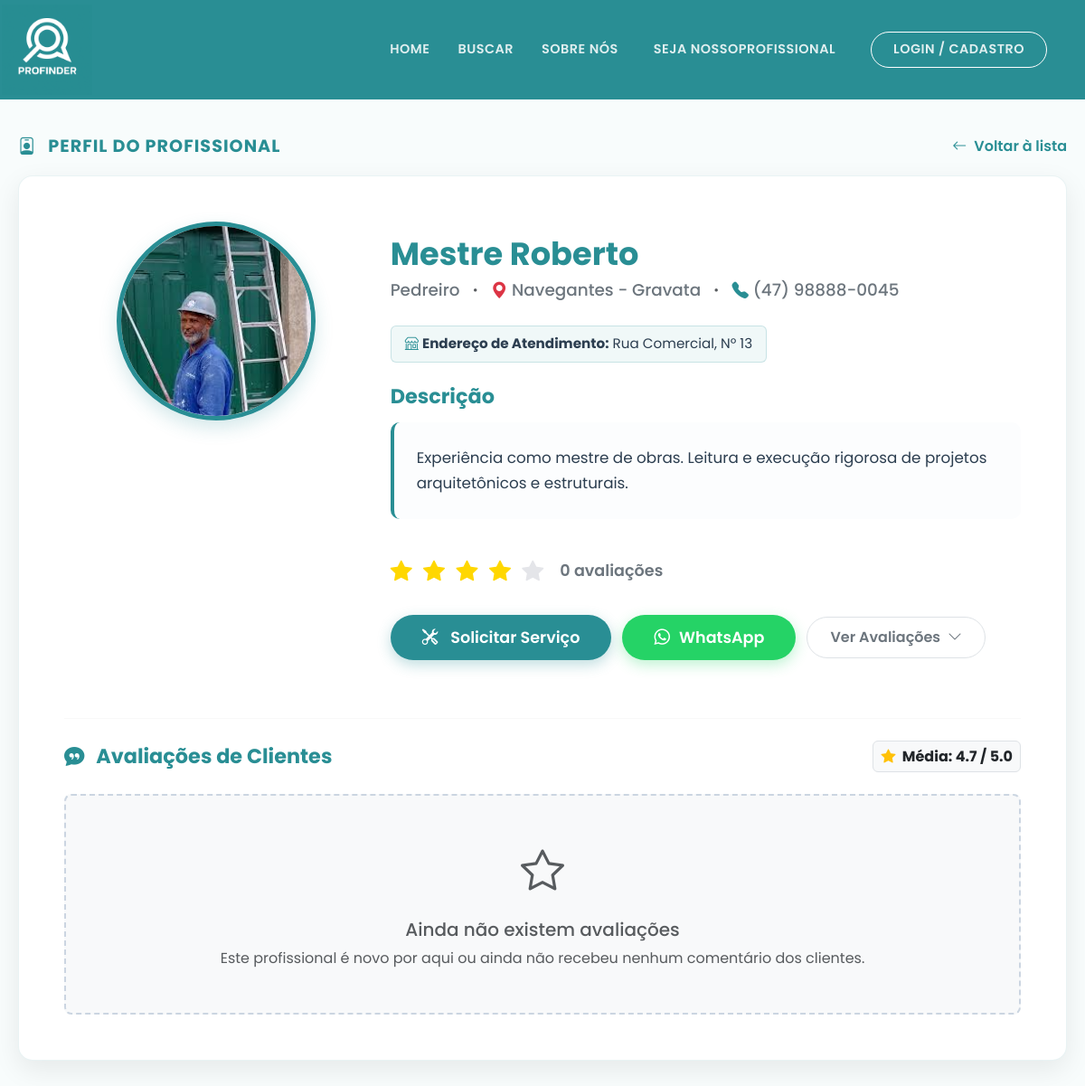
The page /perfil/4 on the database its author committed.
### app.py (models this page shows, shortened)
class Profissional(db.Model, UserMixin):
    id = db.Column(db.Integer, primary_key=True)
    nome = db.Column(db.String(100), nullable=False)
    cpf = db.Column(db.String(11), unique=True, nullable=False)
    email = db.Column(db.String(120), unique=True, nullable=False)
    senha = db.Column(db.String(128), nullable=False)
    telefone = db.Column(db.String(20), nullable=True)
    profissao = db.Column(db.String(50), nullable=False)
    cidade = db.Column(db.String(100), nullable=False)
    regiao = db.Column(db.String(100), nullable=False)
    endereco_fixo = db.Column(db.String(255), nullable=True)
    descricao = db.Column(db.Text, nullable=True)
    avaliacao = db.Column(db.Float, default=5.0)
    foto = db.Column(db.String(255), default='https://cdn-icons-png.flaticon.com/512/3135/3135715.png')
    tipo_conta = db.Column(db.String(20), default='profissional')
    trabalhos = db.relationship('Portfolio', backref='profissional', lazy=True, cascade='all, delete-orphan')
    solicitacoes_recebidas = db.relationship('SolicitacaoServico', backref='profissional_solicitado', lazy=True, cascade='all, delete-orphan')

### app.py (the view)
@app.route('/perfil/<int:id>')
def perfil(id):
    profissional_selecionado = Profissional.query.get_or_404(id)
    trabalhos_portfolio = Portfolio.query.filter_by(profissional_id=id).all()
    avaliacoes = Avaliacao.query.filter_by(profissional_id=id).order_by(Avaliacao.data_avaliacao.desc()).all()
    return render_template('perfil.html', profissional=profissional_selecionado, portfolio=trabalhos_portfolio, avaliacoes=avaliacoes)

### app/templates/perfil.html (shortened to what this page needs)
<!DOCTYPE html>
<html lang="pt-BR">
<head>
    <link href="https://cdn.jsdelivr.net/npm/bootstrap@5.3.2/dist/css/bootstrap.min.css" rel="stylesheet">
    <link rel="stylesheet" href="https://cdn.jsdelivr.net/npm/bootstrap-icons@1.11.1/font/bootstrap-icons.css">
</head>
<body>
    <nav class="navbar navbar-expand-lg navbar-profinder sticky-top">
        <div class="container">
            <a class="navbar-brand" href="{{ url_for('index') }}" title="Sair / Voltar ao Início">
                <img src="{{ url_for('static', filename='img/logo-nome.png') }}" alt="Logo ProFinder">
            </a>
            <div class="collapse navbar-collapse justify-content-end" id="navbarNav">
                <ul class="navbar-nav align-items-center">
                    <li class="nav-item"><a class="nav-link" href="{{ url_for('index') }}">Home</a></li>
                    <li class="nav-item"><a class="nav-link" href="{{ url_for('busca_servicos') }}">Buscar</a></li>
                    <li class="nav-item"><a class="nav-link" href="{{ url_for('sobre') }}">Sobre Nós</a></li>
                    {% if current_user.is_authenticated %}
                    <li class="nav-item ms-lg-3 mt-3 mt-lg-0 d-none d-lg-block">
                        <a href="{{ url_for('meu_perfil') }}" class="nav-link"
                            style="text-transform: none; font-size: 0.95rem;" title="Acessar Meu Perfil">
                            Olá, <strong>{{ current_user.nome.split()[0] }}</strong>
                        </a>
                    </li>
                    <li class="nav-item d-lg-none mt-2">
                        <a class="nav-link" href="{{ url_for('meu_perfil') }}">Meu Perfil</a>
                    </li>
                    <li class="nav-item ms-lg-2 mt-2 mt-lg-0">
                        <a class="nav-link btn-login-nav border border-white rounded-pill px-4"
                            href="{{ url_for('logout') }}" style="background-color: rgba(255,255,255,0.1);">Sair</a>
                    </li>
                    {% else %}
                    <li class="nav-item ms-lg-2">
                        <a class="nav-link" href="{{ url_for('cadastro_profissional') }}">
                            Seja NossoProfissional
                        </a>
                    </li>
                    <li class="nav-item ms-lg-3 mt-3 mt-lg-0">
                        <a class="nav-link btn-login-nav border border-white rounded-pill px-4"
                            href="{{ url_for('login') }}">
                            Login / Cadastro
                        </a>
                    </li>
                    {% endif %}
                </ul>
            </div>
        </div>
    </nav>
    <main class="container main-container">
        <div class="cabecalho-perfil">
            <h2 class="titulo-secao"><i class="bi bi-person-badge me-2"></i> Perfil do Profissional</h2>
            <a href="javascript:history.back()" class="btn-voltar">
                <i class="bi bi-arrow-left"></i> Voltar à lista
            </a>
        </div>
        <div class="card-perfil">
            <div class="row">
                <div class="col-md-4 text-center mb-4 mb-md-0">
                    <div class="foto-perfil-container">
                        <img src="{{ profissional.foto }}" alt="Foto de {{ profissional.nome }}">
                    </div>
                </div>
                <div class="col-md-8">
                    <h1 class="nome-profissional">{{ profissional.nome }}</h1>
                    <div class="info-basica">
                        <span>{{ profissional.profissao }}</span>
                        <i class="bi bi-dot text-muted"></i>
                        <span><i class="bi bi-geo-alt-fill text-danger"></i>
                            {% if profissional.regiao == 'todas' %}
                            {{ profissional.cidade }} (Toda a região)
                            {% else %}
                            {{ profissional.cidade }} - {{ profissional.regiao.replace('_', ' ').title() }}
                            {% endif %}
                        </span>
                        {% if profissional.telefone %}
                        <i class="bi bi-dot text-muted"></i>
                        <span><i class="bi bi-telephone-fill" style="color: var(--cor-primaria);"></i> {{
                            profissional.telefone }}</span>
                        {% endif %}
                    </div>
                    {% if profissional.endereco_fixo %}
                    <div class="endereco-fixo mb-4">
                        <span
                            style="color: var(--cor-texto-escuro); font-size: 0.95rem; background-color: #f0f8f8; padding: 8px 15px; border-radius: 6px; display: inline-block; border: 1px solid rgba(41, 142, 148, 0.2);">
                            <i class="bi bi-shop" style="color: var(--cor-primaria);"></i> <strong>Endereço de
                                Atendimento:</strong> {{ profissional.endereco_fixo }}
                        </span>
                    </div>
                    {% endif %}
                    <h3 class="titulo-descricao">Descrição</h3>
                    <p class="texto-descricao">
                        {{ profissional.descricao | default("Profissional qualificado e altamente recomendado pela
                        comunidade ProFinder. Especialista na sua área de atuação, sempre com foco em entregar o melhor
                        resultado para os clientes.", true) }}
                    </p>
                    <div class="bloco-avaliacoes">
                        <div class="estrelas">
                            {% for i in range(5) %}
                            {% if i < profissional.avaliacao|int %} <i class="bi bi-star-fill"></i>
                                {% else %}
                                <i class="bi bi-star-fill estrela-vazia"></i>
                                {% endif %}
                                {% endfor %}
                        </div>
                        <span class="numero-avaliacoes">
                            {{ avaliacoes|length }} avaliações
                        </span>
                    </div>
                    <div class="botoes-acao mb-3">
                        {% if current_user.is_authenticated and current_user.tipo_conta == 'cliente' %}
                        <button type="button" class="btn-mensagem" data-bs-toggle="modal"
                            data-bs-target="#modalSolicitacao">
                            <i class="bi bi-tools me-1"></i> Solicitar Serviço
                        </button>
                        {% elif not current_user.is_authenticated %}
                        <button type="button" class="btn-mensagem" data-bs-toggle="modal"
                            data-bs-target="#modalAvisoLogin">
                            <i class="bi bi-tools me-1"></i> Solicitar Serviço
                        </button>
                        {% else %}
                        <button type="button" class="btn-mensagem"
                            onclick="alert('Apenas clientes podem solicitar serviços. Por favor, inicie sessão com uma conta de cliente.')"
                            style="opacity: 0.7;">
                            <i class="bi bi-tools me-1"></i> Solicitar Serviço
                        </button>
                        {% endif %}
                        {% if profissional.telefone %}
                        <a href="https://wa.me/55{{ profissional.telefone | replace(' ', '') | replace('-', '') | replace('(', '') | replace(')', '') }}"
                            target="_blank" class="btn-mensagem"
                            style="background-color: #25D366; border: none; box-shadow: 0 5px 15px rgba(37, 211, 102, 0.3);">
                            <i class="bi bi-whatsapp"></i> WhatsApp
                        </a>
                        {% else %}
                        <button type="button" class="btn-mensagem" data-bs-toggle="modal"
                            data-bs-target="#modalSemTelefone"
                            style="background-color: #95a5a6; border: none; box-shadow: none;">
                            <i class="bi bi-telephone-x"></i> Sem Telefone
                        </button>
                        {% endif %}
                        <a href="#secaoAvaliacoes" class="btn-avaliacoes">
                            Ver Avaliações <i class="bi bi-chevron-down"></i>
                        </a>
                    </div>
                </div>
            </div>
            <hr class="mt-5 mb-4" style="border-color: rgba(0,0,0,0.1);" id="secaoAvaliacoes">
            <div class="d-flex justify-content-between align-items-center mb-4 flex-wrap gap-3">
                <h3 class="titulo-descricao mb-0"><i class="bi bi-chat-quote-fill me-2"></i> Avaliações de Clientes</h3>
                <span class="badge bg-light text-dark border p-2" style="font-size: 1rem;">
                    <i class="bi bi-star-fill text-warning me-1"></i> Média: {{ profissional.avaliacao }} / 5.0
                </span>
            </div>
            {% if avaliacoes %}
            <div class="row row-cols-1 g-4 mb-2">
                {% for av in avaliacoes %}
                <div class="col">
                    <div class="card border-0 shadow-sm"
                        style="border-radius: 12px; background-color: #f8fcfc; border-left: 4px solid var(--cor-primaria) !important;">
                        <div class="card-body p-4">
                            <div class="d-flex justify-content-between align-items-start flex-wrap gap-2 mb-3">
                                <div class="d-flex align-items-center gap-3">
                                    <img src="{{ av.cliente.foto }}" alt="Avatar Cliente" class="rounded-circle"
                                        style="width: 48px; height: 48px; object-fit: cover; border: 2px solid white; box-shadow: 0 2px 5px rgba(0,0,0,0.1);">
                                    <div>
                                        <h6 class="fw-bold mb-0" style="color: var(--cor-texto-escuro);">{{
                                            av.cliente.nome }}</h6>
                                        <small class="text-muted"><i class="bi bi-calendar3"></i> {{
                                            av.data_avaliacao.strftime('%d/%m/%Y') }}</small>
                                    </div>
                                </div>
                                <div class="estrelas mb-0" style="font-size: 1.1rem; letter-spacing: 1px;">
                                    {% for i in range(5) %}
                                    <i class="bi bi-star-fill {{ 'estrela-vazia' if i >= av.nota else '' }}"></i>
                                    {% endfor %}
                                </div>
                            </div>
                            {% if av.comentario %}
                            <div class="p-3 bg-white rounded" style="border: 1px solid rgba(0,0,0,0.05);">
                                <p class="mb-0 text-dark"
                                    style="font-size: 0.95rem; line-height: 1.6; font-style: italic;">"{{ av.comentario
                                    }}"</p>
                            </div>
                            {% else %}
                            <p class="text-muted small mb-0 font-italic">O cliente não deixou nenhum comentário escrito.
                            </p>
                            {% endif %}
                        </div>
                    </div>
                </div>
                {% endfor %}
            </div>
            {% else %}
            <div class="text-center p-5 bg-light rounded-3" style="border: 2px dashed #cbd5e1;">
                <i class="bi bi-star text-muted" style="font-size: 3rem;"></i>
                <h5 class="mt-3 text-muted">Ainda não existem avaliações</h5>
                <p class="text-muted mb-0">Este profissional é novo por aqui ou ainda não recebeu nenhum comentário dos
                    clientes.</p>
            </div>
            {% endif %}
        </div>
    </main>
</body>
</html>

### rows shown on the page
Profissional: foto (picture), nome "Mestre Roberto", profissao "Pedreiro", cidade "Navegantes", regiao.replace "Gravata", telefone "(47) 98888-0045", endereco_fixo "Rua Comercial, Nº 13", descricao "Experiência como mestre de obras. Leitura e execução rigorosa de projetos arquitetônicos e estruturais.", avaliacao "4.7"

### other values the page prints
{{ avaliacoes|length }} "0"
